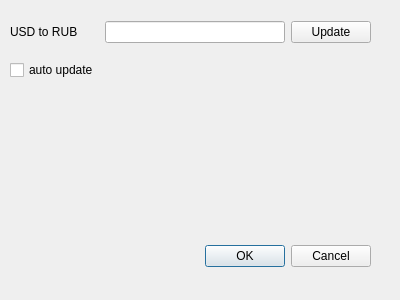
<?xml version="1.0" encoding="UTF-8"?>
<ui version="4.0">
 <class>OptionsDialog</class>
 <widget class="QDialog" name="OptionsDialog">
  <property name="geometry">
   <rect>
    <x>0</x>
    <y>0</y>
    <width>400</width>
    <height>300</height>
   </rect>
  </property>
  <property name="windowTitle">
   <string>Dialog</string>
  </property>
  <widget class="QDialogButtonBox" name="buttonBox">
   <property name="geometry">
    <rect>
     <x>30</x>
     <y>240</y>
     <width>341</width>
     <height>32</height>
    </rect>
   </property>
   <property name="orientation">
    <enum>Qt::Horizontal</enum>
   </property>
   <property name="standardButtons">
    <set>QDialogButtonBox::Cancel|QDialogButtonBox::Ok</set>
   </property>
  </widget>
  <widget class="QWidget" name="gridLayoutWidget">
   <property name="geometry">
    <rect>
     <x>10</x>
     <y>10</y>
     <width>361</width>
     <height>81</height>
    </rect>
   </property>
   <layout class="QGridLayout" name="gridLayout">
    <item row="1" column="0">
     <widget class="QLabel" name="label">
      <property name="text">
       <string>USD to RUB</string>
      </property>
     </widget>
    </item>
    <item row="1" column="1">
     <widget class="QLineEdit" name="rateLabel"/>
    </item>
    <item row="1" column="2">
     <widget class="QPushButton" name="updateCurrency">
      <property name="text">
       <string>Update</string>
      </property>
     </widget>
    </item>
    <item row="2" column="0">
     <widget class="QCheckBox" name="autoUpdate">
      <property name="text">
       <string>auto update</string>
      </property>
     </widget>
    </item>
   </layout>
  </widget>
 </widget>
 <resources/>
 <connections>
  <connection>
   <sender>buttonBox</sender>
   <signal>accepted()</signal>
   <receiver>OptionsDialog</receiver>
   <slot>accept()</slot>
   <hints>
    <hint type="sourcelabel">
     <x>248</x>
     <y>254</y>
    </hint>
    <hint type="destinationlabel">
     <x>157</x>
     <y>274</y>
    </hint>
   </hints>
  </connection>
  <connection>
   <sender>buttonBox</sender>
   <signal>rejected()</signal>
   <receiver>OptionsDialog</receiver>
   <slot>reject()</slot>
   <hints>
    <hint type="sourcelabel">
     <x>316</x>
     <y>260</y>
    </hint>
    <hint type="destinationlabel">
     <x>286</x>
     <y>274</y>
    </hint>
   </hints>
  </connection>
 </connections>
</ui>
